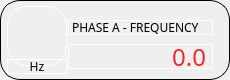
                    <widget class="QFrame" name="horizontalFrame_12">
                     <property name="minimumSize">
                      <size>
                       <width>230</width>
                       <height>80</height>
                      </size>
                     </property>
                     <property name="maximumSize">
                      <size>
                       <width>230</width>
                       <height>80</height>
                      </size>
                     </property>
                     <property name="styleSheet">
                      <string notr="true">border: 1px solid #000000;
border-radius: 20px;</string>
                     </property>
                     <layout class="QHBoxLayout" name="horizontalLayout_19">
                      <property name="spacing">
                       <number>0</number>
                      </property>
                      <property name="leftMargin">
                       <number>5</number>
                      </property>
                      <property name="topMargin">
                       <number>5</number>
                      </property>
                      <property name="rightMargin">
                       <number>5</number>
                      </property>
                      <property name="bottomMargin">
                       <number>5</number>
                      </property>
                      <item>
                       <layout class="QVBoxLayout" name="verticalLayout_34">
                        <property name="spacing">
                         <number>0</number>
                        </property>
                        <item>
                         <widget class="QLabel" name="label_41">
                          <property name="sizePolicy">
                           <sizepolicy hsizetype="Fixed" vsizetype="Fixed">
                            <horstretch>0</horstretch>
                            <verstretch>0</verstretch>
                           </sizepolicy>
                          </property>
                          <property name="minimumSize">
                           <size>
                            <width>60</width>
                            <height>60</height>
                           </size>
                          </property>
                          <property name="maximumSize">
                           <size>
                            <width>60</width>
                            <height>60</height>
                           </size>
                          </property>
                          <property name="toolTipDuration">
                           <number>0</number>
                          </property>
                          <property name="styleSheet">
                           <string notr="true">border-color: rgb(255, 255, 255);
image: url(:/icons/frq.png);</string>
                          </property>
                          <property name="text">
                           <string/>
                          </property>
                          <property name="alignment">
                           <set>Qt::AlignLeading|Qt::AlignLeft|Qt::AlignTop</set>
                          </property>
                         </widget>
                        </item>
                        <item>
                         <widget class="QLabel" name="label_59">
                          <property name="sizePolicy">
                           <sizepolicy hsizetype="Fixed" vsizetype="Fixed">
                            <horstretch>0</horstretch>
                            <verstretch>0</verstretch>
                           </sizepolicy>
                          </property>
                          <property name="minimumSize">
                           <size>
                            <width>60</width>
                            <height>15</height>
                           </size>
                          </property>
                          <property name="maximumSize">
                           <size>
                            <width>60</width>
                            <height>15</height>
                           </size>
                          </property>
                          <property name="font">
                           <font>
                            <family>Gilroy</family>
                           </font>
                          </property>
                          <property name="styleSheet">
                           <string notr="true">border-color: rgb(255, 255, 255);</string>
                          </property>
                          <property name="text">
                           <string>Hz</string>
                          </property>
                          <property name="alignment">
                           <set>Qt::AlignCenter</set>
                          </property>
                         </widget>
                        </item>
                       </layout>
                      </item>
                      <item>
                       <layout class="QVBoxLayout" name="verticalLayout_35">
                        <property name="spacing">
                         <number>5</number>
                        </property>
                        <property name="topMargin">
                         <number>10</number>
                        </property>
                        <property name="rightMargin">
                         <number>10</number>
                        </property>
                        <item>
                         <widget class="QLabel" name="label_42">
                          <property name="sizePolicy">
                           <sizepolicy hsizetype="Fixed" vsizetype="Fixed">
                            <horstretch>0</horstretch>
                            <verstretch>0</verstretch>
                           </sizepolicy>
                          </property>
                          <property name="minimumSize">
                           <size>
                            <width>145</width>
                            <height>15</height>
                           </size>
                          </property>
                          <property name="maximumSize">
                           <size>
                            <width>145</width>
                            <height>15</height>
                           </size>
                          </property>
                          <property name="sizeIncrement">
                           <size>
                            <width>145</width>
                            <height>15</height>
                           </size>
                          </property>
                          <property name="baseSize">
                           <size>
                            <width>145</width>
                            <height>15</height>
                           </size>
                          </property>
                          <property name="font">
                           <font>
                            <family>Gilroy</family>
                            <pointsize>9</pointsize>
                           </font>
                          </property>
                          <property name="styleSheet">
                           <string notr="true">border-color: rgb(255, 255, 255);</string>
                          </property>
                          <property name="text">
                           <string>PHASE A - FREQUENCY</string>
                          </property>
                         </widget>
                        </item>
                        <item>
                         <widget class="QLabel" name="f_a_1">
                          <property name="sizePolicy">
                           <sizepolicy hsizetype="Preferred" vsizetype="Preferred">
                            <horstretch>0</horstretch>
                            <verstretch>0</verstretch>
                           </sizepolicy>
                          </property>
                          <property name="minimumSize">
                           <size>
                            <width>145</width>
                            <height>25</height>
                           </size>
                          </property>
                          <property name="maximumSize">
                           <size>
                            <width>145</width>
                            <height>25</height>
                           </size>
                          </property>
                          <property name="sizeIncrement">
                           <size>
                            <width>145</width>
                            <height>25</height>
                           </size>
                          </property>
                          <property name="baseSize">
                           <size>
                            <width>145</width>
                            <height>25</height>
                           </size>
                          </property>
                          <property name="font">
                           <font>
                            <family>Gilroy</family>
                            <pointsize>18</pointsize>
                           </font>
                          </property>
                          <property name="styleSheet">
                           <string notr="true">color: rgb(239, 41, 41);
border-color: rgb(255, 255, 255);</string>
                          </property>
                          <property name="text">
                           <string>0.0</string>
                          </property>
                          <property name="alignment">
                           <set>Qt::AlignRight|Qt::AlignTrailing|Qt::AlignVCenter</set>
                          </property>
                         </widget>
                        </item>
                       </layout>
                      </item>
                     </layout>
                    </widget>
